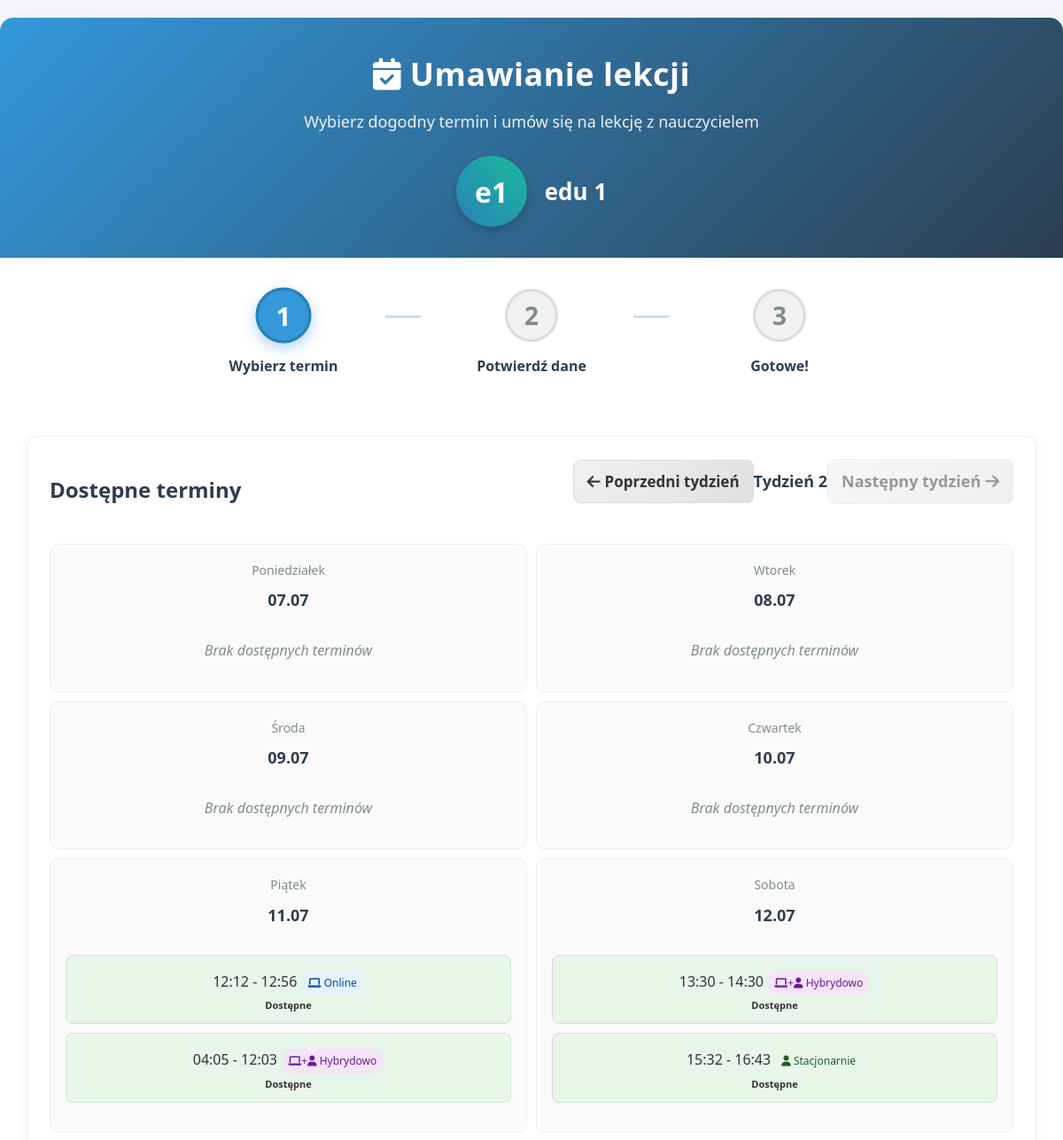
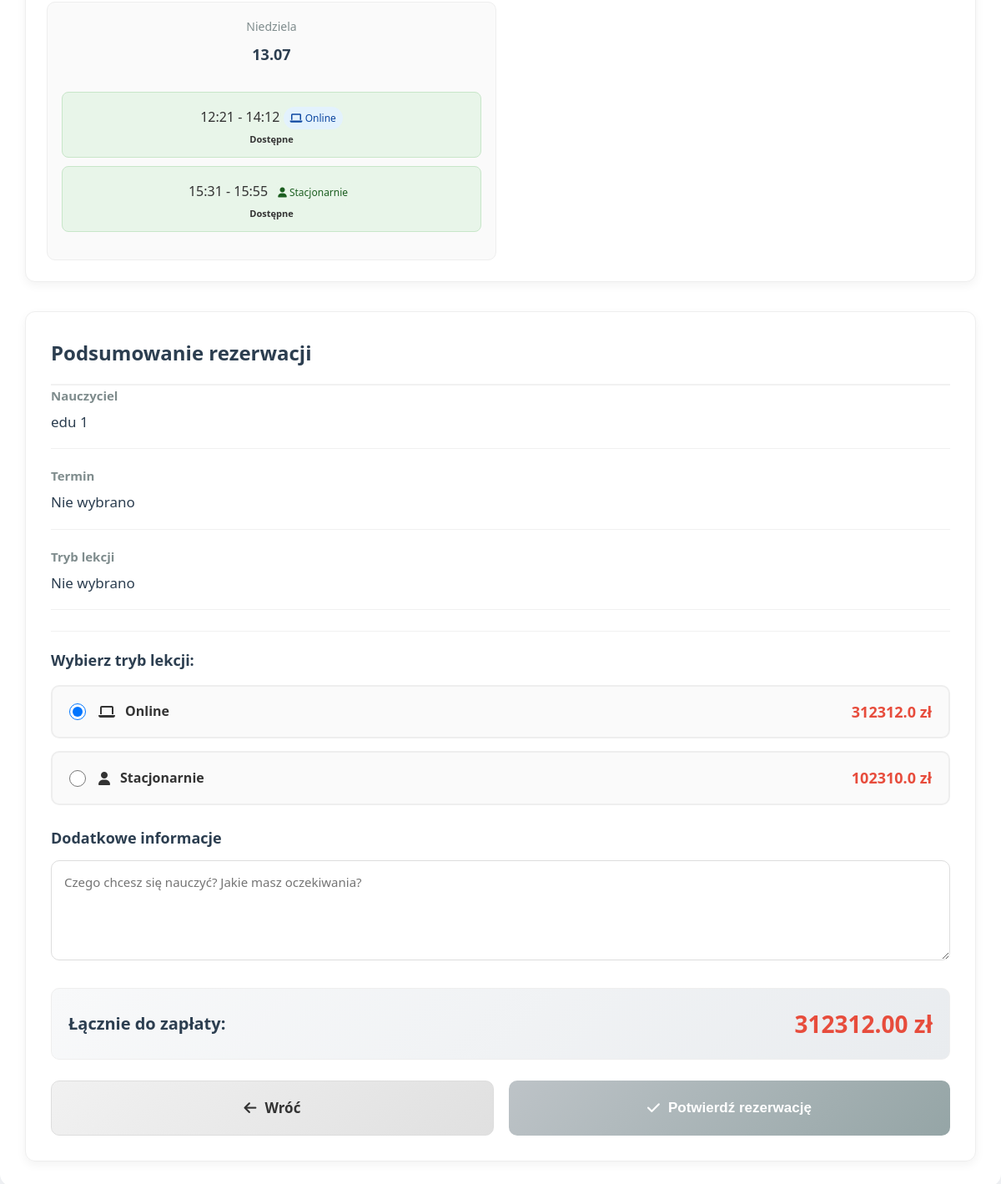
Screenshot of /book_teacher/3?week_offset=1 (signed in) with the database file from the repository (2 pictures, top to bottom).
### tables this page shows
CREATE TABLE users (
                id INTEGER PRIMARY KEY AUTOINCREMENT,
                username TEXT UNIQUE NOT NULL,
                email TEXT UNIQUE NOT NULL,
                hash TEXT NOT NULL,
                role INTEGER DEFAULT 0,
                voivodeship TEXT,
                regional_teacher_id INTEGER,
                first_name TEXT,
                last_name TEXT,
                phone TEXT,
                school TEXT,
                subjects TEXT,
                experience_years INTEGER,
                bio TEXT,
                profile_picture TEXT,
                created_at TIMESTAMP DEFAULT CURRENT_TIMESTAMP,
                is_online INTEGER DEFAULT 0,
                last_online TIMESTAMP,
                teaching_modes TEXT DEFAULT 'online',
                availability_hours INTEGER DEFAULT 8,
                parental_email TEXT,
                password_setup_token TEXT,
                token_expiry TIMESTAMP,
                password_reset_token TEXT,
                password_reset_expiry TIMESTAMP,
                tmethod TEXT DEFAULT 'default_method'
            );

CREATE TABLE teacher_availability (
                id INTEGER PRIMARY KEY AUTOINCREMENT,
                teacher_id INTEGER NOT NULL,
                day_of_week INTEGER NOT NULL,
                start_time TEXT NOT NULL,
                end_time TEXT NOT NULL,
                is_available INTEGER NOT NULL DEFAULT 1,
                teaching_mode TEXT NOT NULL,
                created_at TIMESTAMP DEFAULT CURRENT_TIMESTAMP,
                updated_at TIMESTAMP DEFAULT CURRENT_TIMESTAMP,
                FOREIGN KEY (teacher_id) REFERENCES users (id)
            );

CREATE TABLE teacher_pricing (
                teacher_id INTEGER PRIMARY KEY,
                price_online REAL NOT NULL DEFAULT 80.0,
                price_in_person REAL NOT NULL DEFAULT 100.0,
                updated_at TIMESTAMP DEFAULT CURRENT_TIMESTAMP,
                FOREIGN KEY (teacher_id) REFERENCES users (id)
            );

### app.py (the view, shortened to what this page needs)
@app.route("/book_teacher/<int:teacher_id>", methods=["GET", "POST"])
def book_teacher(teacher_id):
    if "user_id" not in session:
        flash("Musisz być zalogowany, aby umawiać lekcje", "error")
        return redirect(url_for("login"))
    student_id = session["user_id"]
    db = get_db()
    week_offset = request.args.get('week_offset', 0, type=int)
    week_offset = max(0, min(1, week_offset))
    today = datetime.now().date()
    start_of_week = today - timedelta(days=today.weekday()) + timedelta(weeks=week_offset)
    week_dates = [start_of_week + timedelta(days=i) for i in range(14)]
    teacher = db.execute("""
        SELECT id, first_name, last_name, teaching_modes
        FROM users
        WHERE id = ? AND role IN (?, ?)
    """, (teacher_id, ROLE_TEACHER, ROLE_REGIONAL_TEACHER)).fetchone()
    if not teacher:
        flash("Nauczyciel nie istnieje", "error")
        return redirect(url_for("index"))
    teacher = row_to_dict(teacher)
    pricing = db.execute("""
        SELECT price_online, price_in_person
        FROM teacher_pricing
        WHERE teacher_id = ?
    """, (teacher_id,)).fetchone()
    if not pricing:
        pricing = {"price_online": 80.0, "price_in_person": 100.0}
    availability_rows = db.execute("""
        SELECT day_of_week, start_time, end_time, is_available, teaching_mode
        FROM teacher_availability
        WHERE teacher_id = ? AND is_available = 1
    """, (teacher_id,)).fetchall()
    availability_blocks = {}
    for row in availability_rows:
        day = row['day_of_week']
        if day not in availability_blocks:
            availability_blocks[day] = []
        start_time = normalize_time(row['start_time'])
        end_time = normalize_time(row['end_time'])
        time_slot = f"{start_time} - {end_time}"
        availability_blocks[day].append({
            "start": start_time,
            "end": end_time,
            "mode": row['teaching_mode'],
            "time_slot": time_slot
        })
    booked_slots = {}
    if week_dates:
        start_date = week_dates[0].strftime("%Y-%m-%d")
        end_date = week_dates[-1].strftime("%Y-%m-%d")
        booking_rows = db.execute("""
            SELECT booking_date, time_slot
            FROM bookings
            WHERE teacher_id = ?
              AND status NOT IN ('cancelled', 'odwolana')
              AND booking_date BETWEEN ? AND ?
        """, (teacher_id, start_date, end_date)).fetchall()
        for row in booking_rows:
            date_str = row['booking_date']
            if date_str not in booked_slots:
                booked_slots[date_str] = set()
            normalized_slot = normalize_time_slot(row['time_slot'])
            booked_slots[date_str].add(normalized_slot)
    return render_template("book_teacher.html",
                           teacher=teacher,
                           availability_blocks=availability_blocks,
                           booked_slots=booked_slots,
                           teaching_modes=TEACHING_MODES,
                           pricing=pricing,
                           timedelta=timedelta,
                           week_dates=week_dates,
                           week_offset=week_offset)

### app.py (called while the page is built)
def get_db():
    db = getattr(g, '_database', None)
    if db is None:
        db = g._database = sqlite3.connect(DATABASE)
        db.row_factory = sqlite3.Row
    return db

def normalize_time(time_str):
    try:
        t = datetime.strptime(time_str, '%H:%M')
        return t.strftime('%H:%M')
    except:
        return time_str

def normalize_time_slot(time_slot):
    parts = time_slot.split(' - ')
    if len(parts) != 2:
        return time_slot
    start = normalize_time(parts[0].strip())
    end = normalize_time(parts[1].strip())
    return f"{start} - {end}"

@app.teardown_appcontext
def close_connection(exception):
    db = getattr(g, '_database', None)
    if db is not None:
        db.close()

def row_to_dict(row):
    return dict(row) if row else None

@app.context_processor
def utility_processor():
    return dict(
        get_day_name=get_day_name,
        get_role_name=get_role_name,
        datetime=datetime,
        timedelta=timedelta,
        format_time_slot=format_time_slot
    )

### templates/book_teacher.html (shortened to what this page needs)
<!DOCTYPE html>
<html lang="pl">
<head>
    <link rel="stylesheet" href="https://cdnjs.cloudflare.com/ajax/libs/font-awesome/6.4.0/css/all.min.css">
</head>
<body>
    <div class="booking-container">
        <div class="booking-header">
            <h1><i class="fas fa-calendar-check"></i> Umawianie lekcji</h1>
            <p>Wybierz dogodny termin i umów się na lekcję z nauczycielem</p>
            <div class="teacher-info">
                <div class="teacher-avatar">
                    {{ teacher.first_name[0] }}{{ teacher.last_name[0] }}
                </div>
                <div class="teacher-name">
                    {{ teacher.first_name }} {{ teacher.last_name }}
                </div>
            </div>
        </div>
        <div class="booking-steps">
            <div class="step active">
                <div class="step-number">1</div>
                <div class="step-title">Wybierz termin</div>
            </div>
            <div class="step">
                <div class="step-number">2</div>
                <div class="step-title">Potwierdź dane</div>
            </div>
            <div class="step">
                <div class="step-number">3</div>
                <div class="step-title">Gotowe!</div>
            </div>
        </div>
        <form method="POST" action="{{ url_for('book_teacher', teacher_id=teacher.id, week_offset=week_offset) }}" id="bookingForm">
            <div class="booking-content">
                <div class="calendar-container">
                    <div class="calendar-header">
                        <h2 class="calendar-title">Dostępne terminy</h2>
                        <div class="week-navigation">
                            {% if week_offset == 0 %}
                                <span class="btn disabled">
                                    <i class="fas fa-arrow-left"></i> Poprzedni tydzień
                                </span>
                            {% else %}
                                <a href="{{ url_for('book_teacher', teacher_id=teacher.id, week_offset=week_offset-1) }}" class="btn">
                                    <i class="fas fa-arrow-left"></i> Poprzedni tydzień
                                </a>
                            {% endif %}
                            <span>Tydzień {{ week_offset + 1 }}</span>
                            {% if week_offset == 1 %}
                                <span class="btn disabled">
                                    Następny tydzień <i class="fas fa-arrow-right"></i>
                                </span>
                            {% else %}
                                <a href="{{ url_for('book_teacher', teacher_id=teacher.id, week_offset=week_offset+1) }}" class="btn">
                                    Następny tydzień <i class="fas fa-arrow-right"></i>
                                </a>
                            {% endif %}
                        </div>
                    </div>
                    <div class="calendar-grid">
                        <div class="week-row">
                            {% for day_date in week_dates[:7] %}
                            <div class="calendar-day {% if day_date == datetime.now().date() %}current-day{% endif %}" data-full-date="{{ day_date.strftime('%Y-%m-%d') }}">
                                <div class="day-name">{{ ['Poniedziałek', 'Wtorek', 'Środa', 'Czwartek', 'Piątek', 'Sobota', 'Niedziela'][loop.index0] }}</div>
                                <div class="day-date">
                                    {{ day_date.strftime('%d.%m') }}
                                </div>
                                <div class="time-slots">
                                    {% set day_of_week = loop.index0 %}
                                    {% set day_date_str = day_date.strftime('%Y-%m-%d') %}
                                    {% if day_of_week in availability_blocks %}
                                        {% for block in availability_blocks[day_of_week] %}
                                            {% set time_slot = block.time_slot %}
                                            {% set normalized_slot = time_slot | replace(' ', '') | replace(':', '') | lower %}
                                            {% set is_booked = false %}
                                            {% if day_date_str in booked_slots and normalized_slot in booked_slots[day_date_str] %}
                                                {% set is_booked = true %}
                                            {% endif %}
                                            <div class="time-block
                                                        {% if is_booked %}booked{% else %}available{% endif %}"
                                                 data-day="{{ day_of_week }}"
                                                 data-slot="{{ time_slot }}"
                                                 data-mode="{{ block.mode }}"
                                                 {% if is_booked %}title="Ten termin jest już zajęty"{% endif %}>
                                                {{ time_slot }}
                                                <div class="mode-indicator {{ block.mode }}">
                                                    {% if block.mode == 'online' %}
                                                        <i class="fas fa-laptop"></i> Online
                                                    {% elif block.mode == 'in_person' %}
                                                        <i class="fas fa-user"></i> Stacjonarnie
                                                    {% elif block.mode == 'hybrid' %}
                                                        <i class="fas fa-laptop"></i>+<i class="fas fa-user"></i> Hybrydowo
                                                    {% else %}
                                                        <i class="fas fa-laptop"></i>+<i class="fas fa-user"></i> Oba
                                                    {% endif %}
                                                </div>
                                                <div class="slot-status">
                                                    {% if is_booked %}
                                                        <span>Zajęte</span>
                                                    {% else %}
                                                        Dostępne
                                                    {% endif %}
                                                </div>
                                            </div>
                                        {% endfor %}
                                    {% else %}
                                        <div class="no-availability">
                                            Brak dostępnych terminów
                                        </div>
                                    {% endif %}
                                </div>
                            </div>
                            {% endfor %}
                        </div>
                    </div>
                </div>
                <div class="booking-summary">
                    <h3 class="summary-title">Podsumowanie rezerwacji</h3>
                    <div class="summary-item">
                        <div class="item-label">Nauczyciel</div>
                        <div class="item-value">{{ teacher.first_name }} {{ teacher.last_name }}</div>
                    </div>
                    <div class="summary-item">
                        <div class="item-label">Termin</div>
                        <div class="item-value" id="selectedDateTime">Nie wybrano</div>
                    </div>
                    <div class="summary-item">
                        <div class="item-label">Tryb lekcji</div>
                        <div class="item-value" id="selectedLessonMode">Nie wybrano</div>
                    </div>
                    <div class="mode-selector">
                        <div class="mode-title">Wybierz tryb lekcji:</div>
                        <div class="mode-options">
                            <label class="mode-option" id="onlineOption">
                                <input type="radio" name="lesson_mode" value="online" checked>
                                <div class="mode-info">
                                    <i class="fas fa-laptop"></i>
                                    <span>Online</span>
                                </div>
                                <div class="mode-price">{{ pricing.price_online }} zł</div>
                            </label>
                            <label class="mode-option" id="inPersonOption">
                                <input type="radio" name="lesson_mode" value="in_person">
                                <div class="mode-info">
                                    <i class="fas fa-user"></i>
                                    <span>Stacjonarnie</span>
                                </div>
                                <div class="mode-price">{{ pricing.price_in_person }} zł</div>
                            </label>
                        </div>
                    </div>
                    <div class="notes-section">
                        <div class="notes-title">Dodatkowe informacje</div>
                        <textarea name="notes" class="notes-input" placeholder="Czego chcesz się nauczyć? Jakie masz oczekiwania?"></textarea>
                    </div>
                    <div class="total-price">
                        <div class="price-label">Łącznie do zapłaty:</div>
                        <div class="price-value" id="totalPrice">0 zł</div>
                    </div>
                    <div class="booking-actions">
                        <a href="{{ url_for('teacher_profile', teacher_id=teacher.id) }}" class="btn btn-secondary">
                            <i class="fas fa-arrow-left"></i> Wróć
                        </a>
                        <button type="submit" class="btn btn-primary" id="confirmButton" disabled>
                            <i class="fas fa-check"></i> Potwierdź rezerwację
                        </button>
                    </div>
                </div>
            </div>
        </form>
    </div>
</body>
</html>

### rows the page displays
users: first_name "e", last_name "1", first_name "edu"
teacher_availability: time_slot "12:12 - 12:56", teaching_mode "online" (drawn)
teacher_availability: time_slot "04:05 - 12:03", teaching_mode "hybrid" (drawn)
teacher_availability: time_slot "13:30 - 14:30", teaching_mode "hybrid" (drawn)
teacher_availability: time_slot "15:32 - 16:43", teaching_mode "in_person" (drawn)
teacher_availability: time_slot "12:21 - 14:12", teaching_mode "online" (drawn)
teacher_availability: time_slot "15:31 - 15:55", teaching_mode "in_person" (drawn)
teacher_pricing: price_online "312312.0", price_in_person "102310.0"

### other values shown
{{ week_offset + 1 }} "2"
{{ day_date.strftime('%d.%m') }} "07.07" "08.07" "09.07" "10.07" "11.07" "12.07" "13.07"
